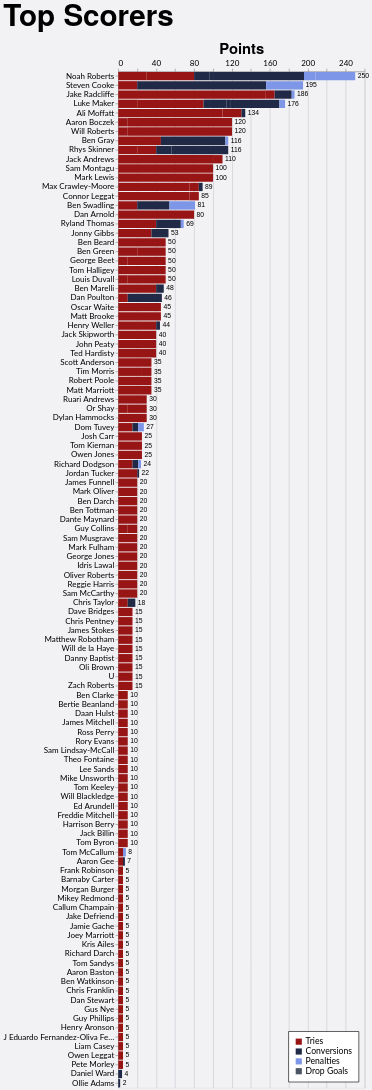

Write the Vega-Lite specification saved for this chart.
### Vega-Lite specification from a JSON file in a GitHub repository (floating-point values rounded to 4 significant figures; data arrays with more than 128 entries replaced by an {"elided": "..."} marker saying what was removed)
{"config": {"axis": {"labelFont": "Lato, sans-serif", "titleFont": "PT Sans Narrow, Helvetica Neue, Helvetica, Arial, sans-serif", "labelFontSize": 13, "titleFontSize": 24, "gridColor": "#202947", "gridOpacity": 0.2}, "header": {"labelFont": "PT Sans Narrow, Helvetica Neue, Helvetica, Arial, sans-serif", "titleFont": "PT Sans Narrow, Helvetica Neue, Helvetica, Arial, sans-serif", "labelFontSize": 24, "titleFontSize": 28, "labelFontWeight": "bold", "orient": "left"}, "legend": {"labelFont": "Lato, sans-serif", "titleFont": "PT Sans Narrow, Helvetica Neue, Helvetica, Arial, sans-serif", "labelFontSize": 14, "titleFontSize": 16, "titlePadding": 5, "fillColor": "white", "strokeColor": "black", "padding": 10, "titleFontWeight": "lighter", "titleFontStyle": "italic", "titleColor": "gray", "offset": 10}, "title": {"font": "PT Sans Narrow, Helvetica Neue, Helvetica, Arial, sans-serif", "fontSize": 48, "fontWeight": "bold", "anchor": "start", "align": "center", "titlePadding": 20, "subtitlePadding": 10, "subtitleFontSize": 13, "subtitleColor": "", "subtitleFontStyle": "italic", "offset": 15, "color": "black"}, "axisX": {"labelAngle": 0}, "facet": {"title": null, "header": null, "align": {"row": "each", "column": "each"}}, "resolve": {"scale": {"y": "independent", "facet": "independent"}}, "background": "#f2f1f4"}, "layer": [{"mark": {"type": "bar"}, "encoding": {"color": {"field": "component", "legend": {"orient": "bottom-right", "title": null}, "scale": {"domain": ["Tries", "Conversions", "Penalties", "Drop Goals"], "range": ["#981515", "#202946", "#7d96e8", "#4b5563"]}, "type": "nominal"}, "order": {"field": "component_order", "sort": "ascending", "type": "quantitative"}, "tooltip": [{"field": "player", "title": "Player", "type": "nominal"}, {"field": "game_type", "title": "Game Type", "type": "nominal"}, {"field": "component", "title": "Score Type", "type": "nominal"}, {"aggregate": "sum", "field": "value", "title": "Value", "type": "quantitative"}, {"aggregate": "max", "field": "player_total", "title": "Total", "type": "quantitative"}], "x": {"aggregate": "sum", "axis": {"orient": "top", "title": "Points"}, "field": "value", "type": "quantitative"}, "y": {"field": "player", "sort": {"field": "player_total", "op": "max", "order": "descending"}, "title": null, "type": "nominal"}}}, {"mark": {"type": "text", "align": "left", "baseline": "middle", "color": "black", "dx": 4, "fontSize": 11}, "encoding": {"text": {"field": "total_value", "format": ".0f", "type": "quantitative"}, "x": {"axis": {"orient": "top", "title": "Points"}, "field": "total_value", "type": "quantitative"}, "y": {"field": "player", "sort": {"field": "player_total", "op": "max", "order": "descending"}, "title": null, "type": "nominal"}}, "transform": [{"aggregate": [{"op": "sum", "field": "value", "as": "total_value"}, {"op": "max", "field": "player_total", "as": "player_total"}], "groupby": ["player"]}]}], "data": {"name": "data-ba9d9f2e84c282a857aa929d257b15c1"}, "height": {"step": 15}, "params": [{"name": "seasonParam", "value": []}, {"name": "gameTypesParam", "value": []}, {"name": "gameTypeParam", "value": "All games"}, {"name": "squadParam", "value": "All"}, {"name": "scoreTypeParam", "value": "Total"}], "title": {"text": "Top Scorers"}, "transform": [{"filter": "length(seasonParam) === 0 || indexof(seasonParam, datum.season) >= 0"}, {"filter": "length(gameTypesParam) === 0 || indexof(gameTypesParam, datum.game_type) >= 0"}, {"filter": "squadParam === \"All\" || datum.squad === squadParam"}, {"filter": "scoreTypeParam === datum.score_type"}, {"joinaggregate": [{"op": "sum", "field": "value", "as": "player_total"}], "groupby": ["player"]}, {"filter": "datum.player_total > 0"}], "width": 400, "$schema": "https://vega.github.io/schema/vega-lite/v5.20.1.json", "datasets": {"data-ba9d9f2e84c282a857aa929d257b15c1": {"elided": "480 records"}}}
